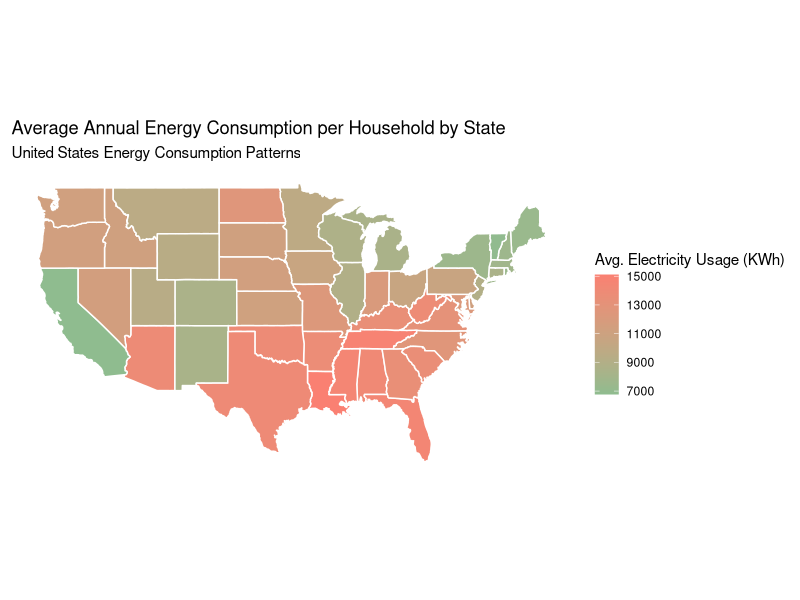
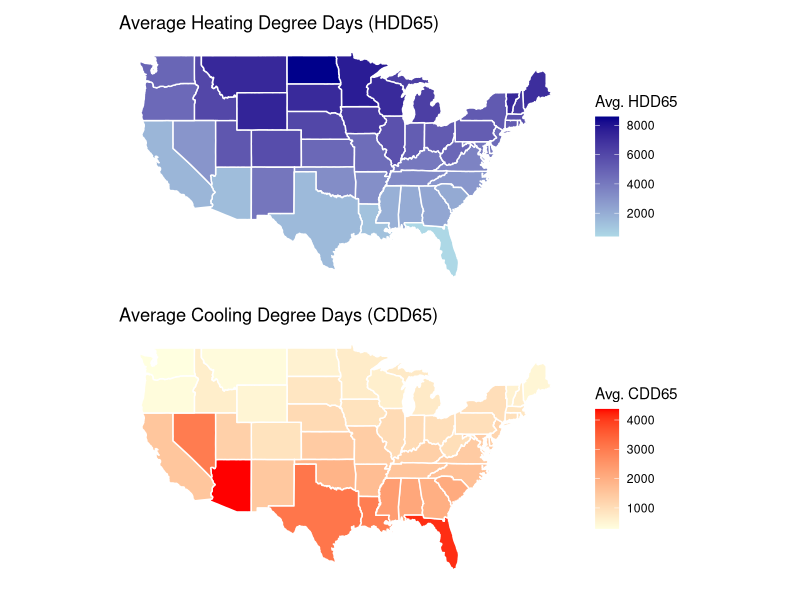
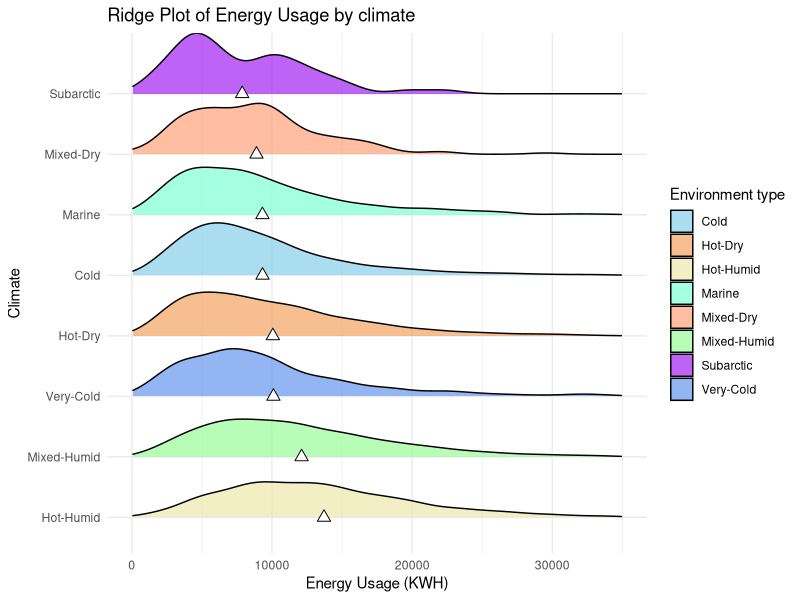
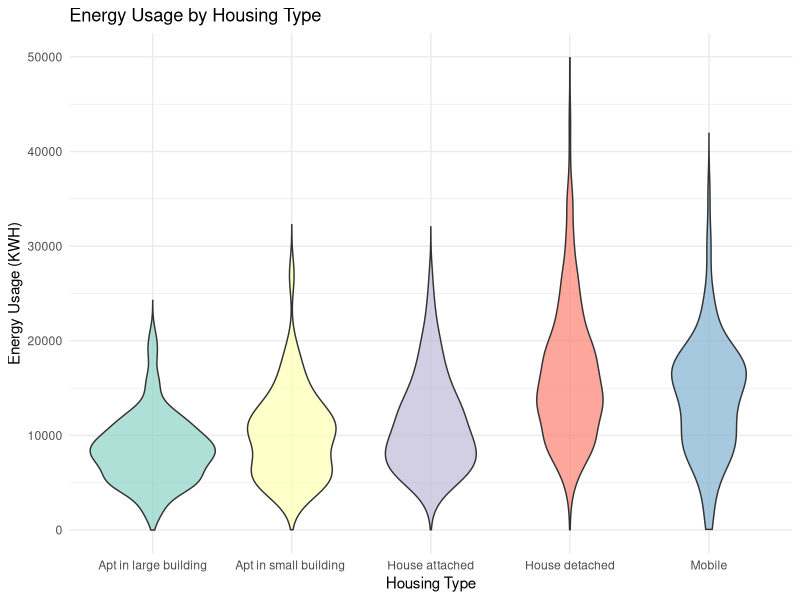
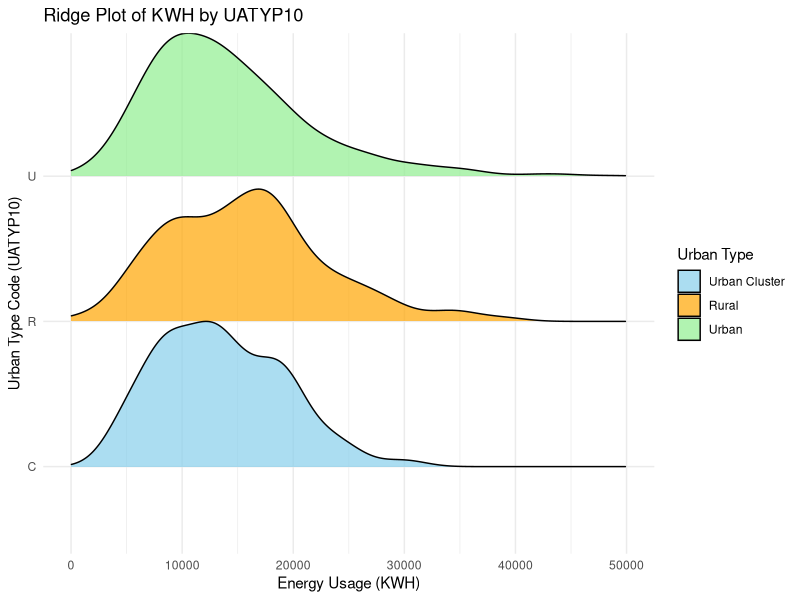
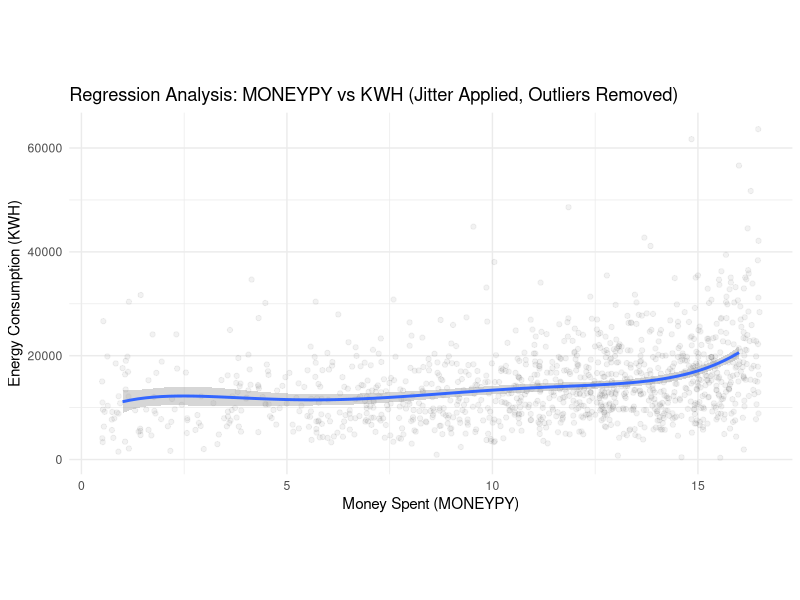
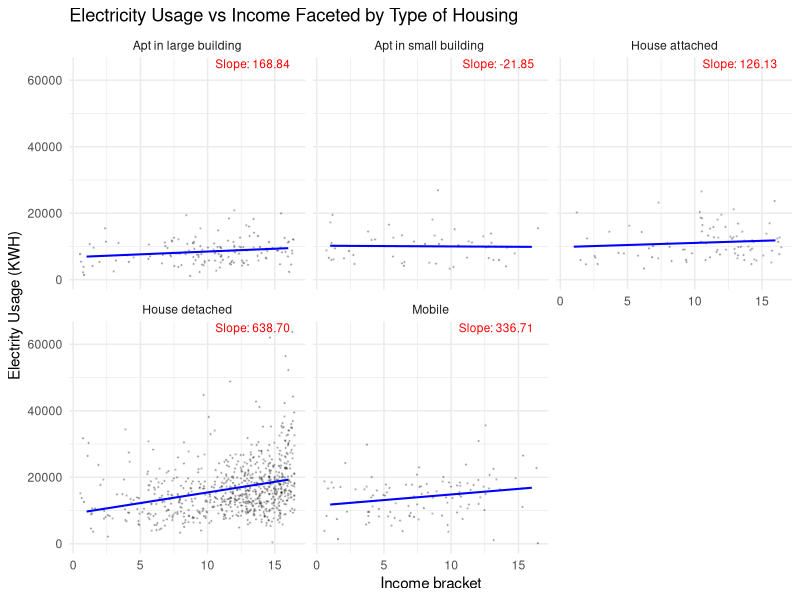
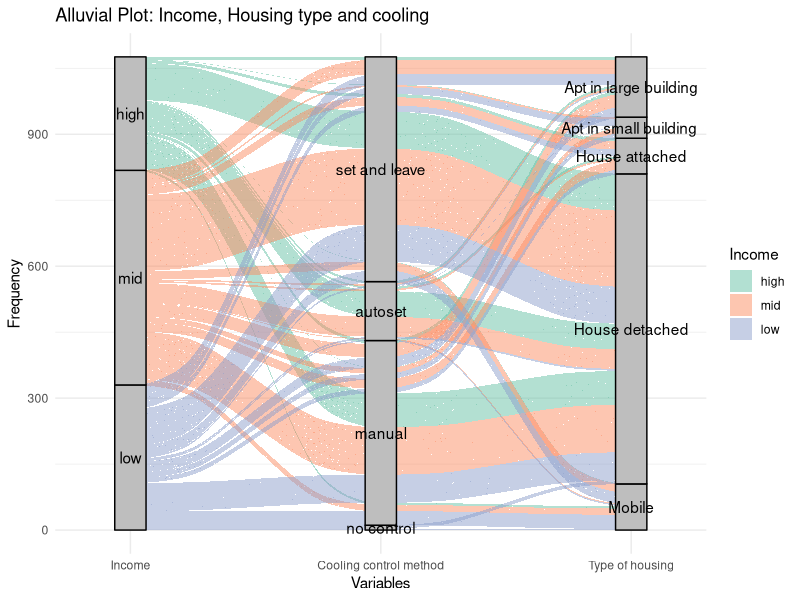

These figures' R source, in order:
## ---- chunk 1
knitr::opts_chunk$set(echo = TRUE)
library(tidyverse)
library(dplyr)
## ---- chunk 2
# df <- read.csv('recs2020.csv')
# energy <- df |>
#   select(state_name, state_postal, KWH, HDD65, CDD65, UATYP10, TYPEHUQ, MONEYPY, ENERGYASST20, BA_climate, COOLCNTL, HEATCNTL, LGTINLED)
# 
# write.csv(energy, "recs2020cleaned.csv")

energy <- read.csv('recs2020cleaned.csv')

average_KWH_state <- energy |> 
  group_by(state_name) |> 
  summarise(avg_KWH = mean(KWH, na.rm = TRUE))
library(jsonlite)
json_data <- toJSON(average_KWH_state, pretty = TRUE)
write(json_data, "output.json")
## ---- chunk 3
library(maps)

# Example dataset: Replace 'data' with your actual dataset
# Calculate average consumption by state
state_consumption <- energy |>
  group_by(state_name) |>
  summarize(avg_consumption = mean(KWH), 
            avg_cost = mean(DOLLAREL),
            avg_hdd65 = mean(HDD65),
            avg_cdd65 = mean(CDD65))

# Load US map data
us_map <- map_data("state")

# Match state_postal with full state names for joining
state_consumption <- state_consumption |>
  mutate(state = tolower(state_name)) |>
  drop_na()

# Merge map and consumption data
map_data <- us_map |>
  left_join(state_consumption, by = c("region" = "state"))

# Plot
ggplot(map_data, aes(x = long, y = lat, group = group, fill = avg_consumption)) +
  geom_polygon(color = "white") +
  coord_fixed(1.3) +
  scale_fill_gradient(name = "Avg. Electricity Usage (KWh)",
                      low = "darkseagreen", high = "salmon", na.value = "gray90") +
  theme_minimal() +
  labs(
    title = "Average Annual Energy Consumption per Household by State",
    subtitle = "United States Energy Consumption Patterns",
    x = NULL,
    y = NULL
  ) +
  theme(
    axis.text = element_blank(),
    axis.ticks = element_blank(),
    panel.grid = element_blank()
  )
## ---- chunk 4
library(patchwork) # For arranging plots

# Plot for HDD65
hdd65_plot <- ggplot(map_data, aes(x = long, y = lat, group = group, fill = avg_hdd65)) +
  geom_polygon(color = "white") +
  coord_fixed(1.3) +
  scale_fill_gradient(name = "Avg. HDD65",
                      low = "lightblue", high = "darkblue", na.value = "gray90") +
  theme_minimal() +
  labs(
    title = "Average Heating Degree Days (HDD65)",
    x = NULL,
    y = NULL
  ) +
  theme(
    axis.text = element_blank(),
    axis.ticks = element_blank(),
    panel.grid = element_blank()
  )

# Plot for CDD65
cdd65_plot <- ggplot(map_data, aes(x = long, y = lat, group = group, fill = avg_cdd65)) +
  geom_polygon(color = "white") +
  coord_fixed(1.3) +
  scale_fill_gradient(name = "Avg. CDD65",
                      low = "lightyellow", high = "red", na.value = "gray90") +
  theme_minimal() +
  labs(
    title = "Average Cooling Degree Days (CDD65)",
    x = NULL,
    y = NULL
  ) +
  theme(
    axis.text = element_blank(),
    axis.ticks = element_blank(),
    panel.grid = element_blank()
  )

# Combine the two plots side by side
combined_plot <- hdd65_plot + cdd65_plot + 
  plot_layout(ncol = 1)

# Display the combined plot
print(combined_plot)

## ---- chunk 5
library(forcats)  # For fct_reorder
library(ggridges)
custom_colors <- c("Subarctic" = 'purple',
                   "Very-Cold" = 'cornflowerblue',
                   "Cold" = 'skyblue',
                   "Marine" = 'aquamarine',
                   "Mixed-Humid" = 'palegreen',
                   "Hot-Humid" = 'palegoldenrod',
                   "Mixed-Dry" = 'lightsalmon',
                   "Hot-Dry" = 'sandybrown')

# Calculate the mean for each BA_climate
means <- energy |>
  group_by(BA_climate) |>
  summarize(mean_kwh = mean(KWH, na.rm = TRUE))

# Create ridge plot with mean points
ggplot(energy, aes(
  x = KWH,
  y = fct_reorder(BA_climate, KWH, .fun = mean, .desc = TRUE),
  fill = BA_climate
)) +
  geom_density_ridges(alpha = 0.7, scale = 1) +  # Ridge plot
  geom_point(data = means, aes(x = mean_kwh, y = fct_reorder(BA_climate, mean_kwh, .desc = TRUE)), 
             color = "black", size = 3, shape = 24, fill = "white") +  # Add mean points
  scale_x_continuous(limits = c(0, 35000)) +  # Limit x-axis
  scale_fill_manual(values = custom_colors) +  # Custom fill colors
  labs(
    title = "Ridge Plot of Energy Usage by climate",
    x = "Energy Usage (KWH)",
    y = "Climate",
    fill = "Environment type"
  ) +
  theme_minimal()
## ---- chunk 6
# Sort state_consumption by avg_consumption in descending order
state_consumption <- state_consumption |>
  arrange(desc(avg_consumption))

# View the sorted data
head(state_consumption)

## ---- chunk 7
#Filtering data
selected_states <- c('LA', 'FL', 'MS')

filtered_data <- energy |>
  filter(state_postal %in% selected_states)
## ---- chunk 8
filtered_data <- filtered_data |>
  mutate(TYPEHUQ = case_when(
    TYPEHUQ == 1 ~ "Mobile",
    TYPEHUQ == 2 ~ "House detached",
    TYPEHUQ == 3 ~ "House attached",
    TYPEHUQ == 4 ~ "Apt in small building ",
    TYPEHUQ == 5 ~ "Apt in large building",
    TRUE ~ as.character(TYPEHUQ))) |>
  mutate(KOWNRENT = case_when(
    KOWNRENT == 1 ~ "Own",
    KOWNRENT == 2 ~ "Rent",
    KOWNRENT == 3 ~ "Occupy wo rent"))

ggplot(filtered_data, aes(x = as.factor(TYPEHUQ), y = KWH, fill = as.factor(TYPEHUQ))) +
  geom_violin(trim = FALSE, alpha = 0.7) +  
  scale_fill_brewer(palette = "Set3") +  
  scale_y_continuous(limits = c(0, 50000)) +
  labs(
    title = "Energy Usage by Housing Type",
    x = "Housing Type",
    y = "Energy Usage (KWH)",
    fill = "Housing Type"
  ) +
  theme_minimal() +
  theme(legend.position = "none")
## ---- chunk 9
# Ridge plot
ggplot(filtered_data, aes(x = KWH, y = as.factor(UATYP10), fill = as.factor(UATYP10))) +
  geom_density_ridges(alpha = 0.7, scale = 1) +  # Ridge plot
  scale_fill_manual(values = c("C" = "skyblue", "U" = "lightgreen", "R" = "orange"),
                    labels = c("Urban Cluster", "Rural", "Urban"))+
  scale_x_continuous(limits = c(0, 50000)) +
  labs(
    title = "Ridge Plot of KWH by UATYP10",
    x = "Energy Usage (KWH)",
    y = "Urban Type Code (UATYP10)",
    fill = "Urban Type",
  ) +
  theme_minimal()
## ---- chunk 10
ggplot(filtered_data, aes(x = MONEYPY, y = KWH)) +
  geom_jitter(alpha = 0.05, width = 0.5, height = 500) + 
  geom_smooth(method = "lm", formula = y ~ poly(x, 5)) +
  labs(title = "Regression Analysis: MONEYPY vs KWH (Jitter Applied, Outliers Removed)",
       x = "Money Spent (MONEYPY)",
       y = "Energy Consumption (KWH)") +
  theme_minimal()+
  theme(aspect.ratio = 0.5)

## ---- chunk 11
# Calculate slopes for each TYPEHUQ group
slopes <- filtered_data |>
  group_by(TYPEHUQ) |>
  summarize(slope = lm(KWH ~ MONEYPY)$coefficients[2], .groups = "drop")

# Add labels to the plot with slopes
ggplot(filtered_data, aes(x = MONEYPY, y = KWH)) +
  geom_jitter(size = 0.2, alpha = 0.2, width = 0.5) +  # Scatterplot with jitter
  geom_smooth(method = "lm", color = "blue", se = FALSE, size = 0.7) +  # Best-fit line
  facet_wrap(~ as.factor(TYPEHUQ)) +  # Facet by TYPEHUQ
  geom_text(data = slopes, aes(
    x = Inf, y = Inf, label = sprintf("Slope: %.2f", slope)
  ), hjust = 1.2, vjust = 1.2, inherit.aes = FALSE, color = "red", size = 3) +  # Add slope labels
  labs(
    title = "Electricity Usage vs Income Faceted by Type of Housing",
    x = "Income bracket",
    y = "Electrity Usage (KWH)"
  ) +
  theme_minimal()
## ---- chunk 12
library(ggalluvial)

filtered_data <- filtered_data |>
  mutate(MONEYPY_cat = case_when(
    MONEYPY >= 1 & MONEYPY <= 9 ~ "low",
    MONEYPY >= 10 & MONEYPY <= 14 ~ "mid",
    MONEYPY >= 15 & MONEYPY <= 16 ~ "high",
    TRUE ~ NA_character_  
  )) |>
  mutate(LGTINLED = case_when(
    LGTINLED == 1 ~ 4,
    LGTINLED == 2 ~ 3,
    LGTINLED == 3 ~ 2,
    LGTINLED == 4 ~ 1,
    LGTINLED == 0 ~ 0,
    TRUE ~ NA_real_  
  )) |>
  mutate(KWH_cat = case_when(
    KWH >= 0 & KWH <= 9300 ~ "<25%",
    KWH > 9300 & KWH <= 13400 ~ "25-50%",
    KWH > 13400 & KWH <= 18400 ~ "50-75%",
    KWH > 18400 ~ ">75%",
    TRUE ~ NA_character_  
  )) |>
  mutate(COOLCNTL_cat = case_when(
    COOLCNTL == 1 ~ "set and leave",
    COOLCNTL == 2 ~ "manual",
    COOLCNTL == 3 ~ "autoset",
    COOLCNTL == 4 ~ "manual",
    COOLCNTL == 5 ~ "no control",
    TRUE ~ NA_character_
  ))

allu_data <- filtered_data |>
  mutate(MONEYPY_cat = factor(MONEYPY_cat, levels = c("high", "mid", "low"))) |>
  mutate(COOLCNTL_cat = factor(COOLCNTL_cat, levels = c('set and leave', 'autoset','manual','no control'))) |>
  mutate(LGTINLED = factor(LGTINLED, levels = c('4', '3','2','1', '0'))) |>
  select(MONEYPY_cat, TYPEHUQ, COOLCNTL_cat, LGTINLED) |>
  drop_na()  

# Create the alluvial plot
ggplot(allu_data, aes(axis1 = MONEYPY_cat, axis2 = COOLCNTL_cat, axis3 = TYPEHUQ)) +
  geom_alluvium(aes(fill = MONEYPY_cat), width = 1/12) +
  geom_stratum(width = 1/8, fill = "gray") +
  geom_text(stat = "stratum", aes(label = after_stat(stratum))) +
  scale_x_discrete(limits = c("Income", 'Cooling control method', "Type of housing"), expand = c(0.1, 0.1)) +
  scale_fill_brewer(palette = "Set2") +
  labs(
    title = "Alluvial Plot: Income, Housing type and cooling",
    x = "Variables",
    y = "Frequency",
    fill = "Income"
  ) +
  theme_minimal()
## ---- chunk 13
# Create the alluvial plot
ggplot(allu_data, aes(axis1 = MONEYPY_cat, axis2 = LGTINLED, axis3 = TYPEHUQ)) +
  geom_alluvium(aes(fill = MONEYPY_cat), width = 1/12) +
  geom_stratum(width = 1/8, fill = "gray") +
  geom_text(stat = "stratum", aes(label = after_stat(stratum))) +
  scale_x_discrete(limits = c("Income", 'LED', "Type of housing"), expand = c(0.1, 0.1)) +
  scale_fill_brewer(palette = "Set2") +
  labs(
    title = "Alluvial Plot: Income, LED and housing type",
    x = "Variables",
    y = "Frequency",
    fill = "Income"
  ) +
  theme_minimal()
## ---- chunk 14
selected_states <- c('LA', 'FL', 'MS', 'CA')

# Filter the data for selected states
filtered_data <- energy |>
  filter(state_postal %in% selected_states)

aggregated_data <- filtered_data |>
  group_by(state_name, LGTINLED) |>
  summarise(avg_KWH = mean(KWH, na.rm = TRUE)) |>
  ungroup()

ggplot(aggregated_data, aes(x = factor(LGTINLED), y = avg_KWH, fill = LGTINLED)) +
  geom_bar(stat = "identity", position = "dodge") +
  facet_wrap(~state_name, scales = "fixed") +
  scale_fill_gradient(
    low = "grey",   
    high = "darkseagreen",
    name = "Level of LED Usage"
  ) +
  labs(
    title = "Comparison of Average KWH by LGTINLED Across States",
    x = "LED",
    y = "Energy Usage (KWH)"
  ) +
  theme_minimal() +
  theme(
    strip.text = element_text(size = 12, face = "bold"),
    axis.text.x = element_text(angle = 45, hjust = 1),
    legend.position = "bottom"
  )

# Calculate proportions and percentages
aggregated_data <- filtered_data |>
  group_by(state_name, LGTINLED) |>
  summarise(count_KWH = n(), .groups = "drop") |>
  group_by(state_name) |>
  mutate(
    proportion = count_KWH / sum(count_KWH),
    percentage = round(proportion * 100, 1) 
  )

# Create a pie chart for each state using facets
ggplot(aggregated_data, aes(x = "", y = proportion, fill = factor(LGTINLED))) +
  geom_bar(stat = "identity", width = 1) +
  coord_polar(theta = "y") +
  facet_wrap(~state_name) +
  geom_text(aes(label = paste0(percentage, "%")), 
            position = position_stack(vjust = 0.5), size = 3) +
  scale_fill_brewer(palette = "Greens", name = "Level of LED Usage") +
  labs(
    title = "Proportion of LED Usage Levels Across States",
    x = NULL,
    y = NULL
  ) +
  theme_void() +
  theme(
    strip.text = element_text(size = 12, face = "bold"),
    legend.position = "bottom"
  )
